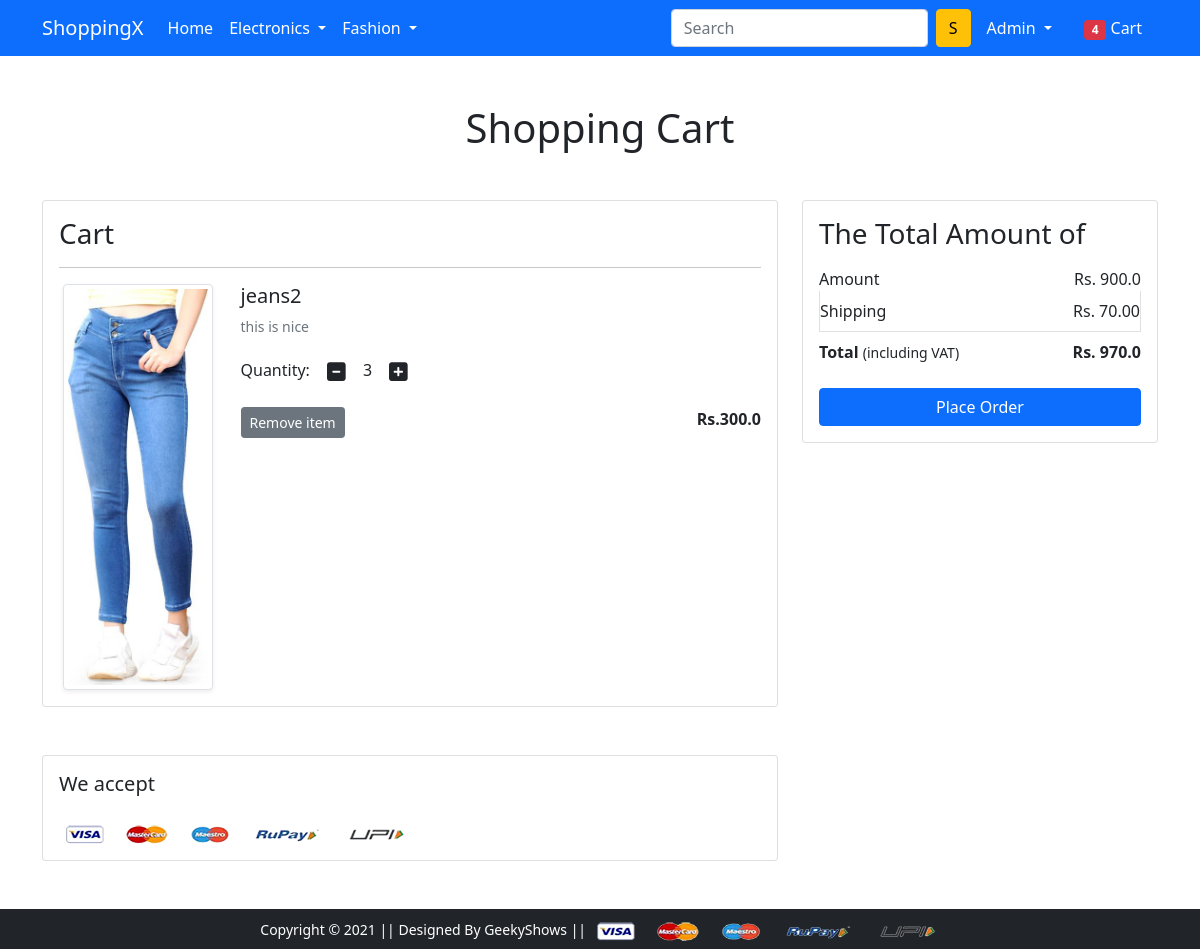
/cart/ (signed in), run on an earlier commit of the app's database.
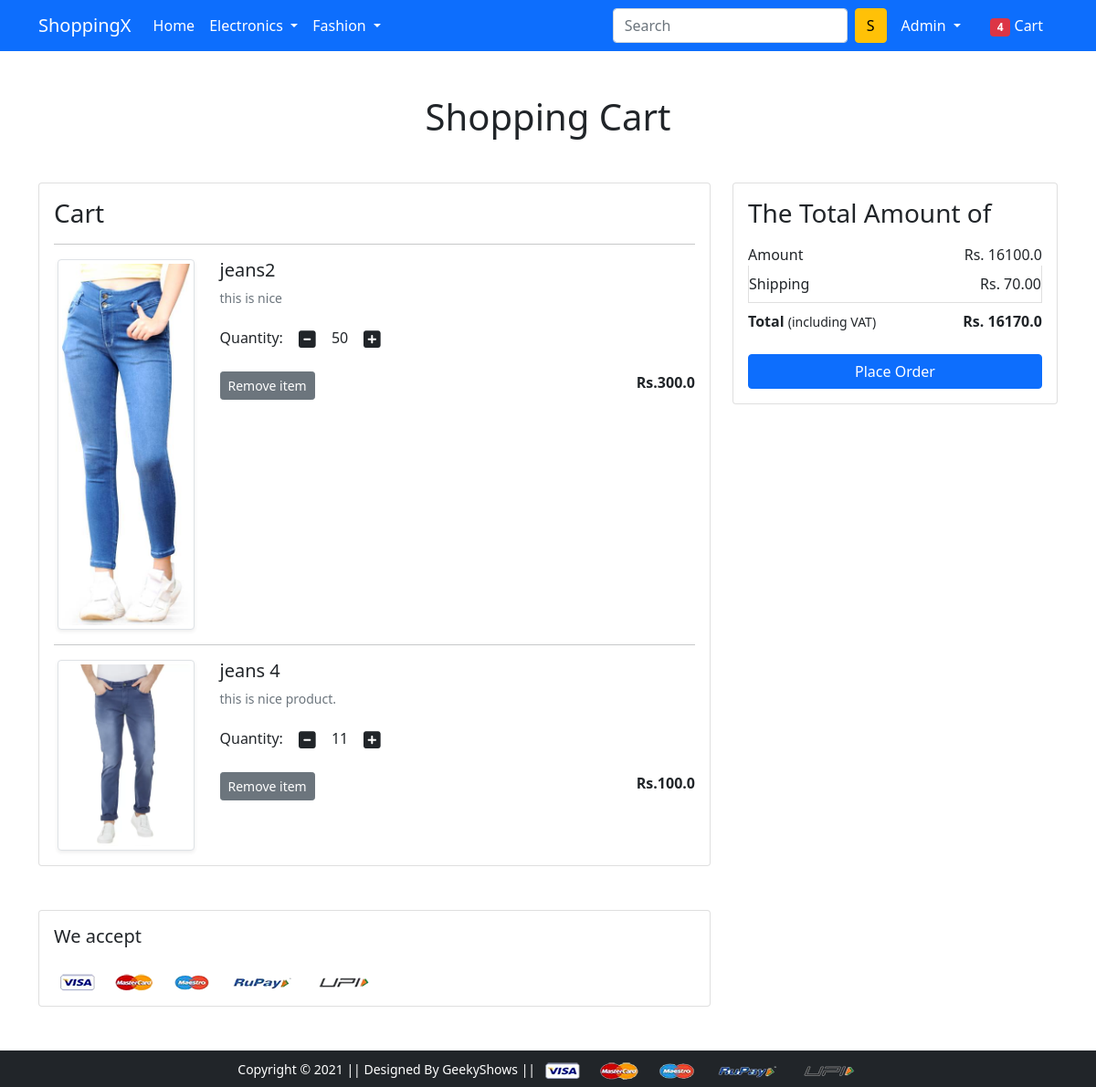
And on a later commit of the database.
### app/models.py (models this page shows, shortened)
class Cart(models.Model):
    user = models.ForeignKey(User, on_delete=models.CASCADE)
    product = models.ForeignKey(
        Product, on_delete=models.CASCADE, related_name="cart")
    quantity = models.PositiveIntegerField(default=1)

class Product(models.Model):
    title = models.CharField(max_length=100)
    selling_price = models.FloatField()
    discounted_price = models.FloatField()
    description = models.TextField()
    brand = models.CharField(max_length=100)
    category = models.CharField(choices=CATEGORY_CHOICES, max_length=2)
    product_image = models.ImageField(upload_to="product-image")

### app/views.py (the view)
# urls.py: path('cart/', views.show_cart, name='showcart'),
@login_required
def show_cart(request):
    if request.user.is_authenticated:
        user = request.user
        cart = Cart.objects.filter(user=user)
        amount = 0.0
        shipping_amount = 70.0
        total_amount = 0.0
        cart_product = [p for p in Cart.objects.all() if p.user == user]
        if cart_product:
            for p in cart_product:
                temp_amount = p.quantity*p.product.discounted_price
                amount += temp_amount
                total_amount = amount + shipping_amount
            return render(
                request, 'app/addtocart.html', {'carts': cart, "total_amount": total_amount, "amount": amount})
        else:
            return render(request, "app/emptycart.html")

### app/templates/app/addtocart.html
{% extends 'app/base.html' %} {% load static %}
{% block title %}Cart{% endblock title %} {% block main-content %}
<div class="container my-5">
	<div class="row">
		<h1 class="text-center mb-5">Shopping Cart</h1>
		<div class="col-sm-8">
			<div class="card">
				<div class="card-body">
					<h3>Cart</h3>
					{% for cart in carts %}
					<hr />
					<div class="row">
						<div class="col-sm-3 text-center align-self-center">
							<img src="{{cart.product.product_image.url}}" alt="" srcset="" class="img-fluid img-thumbnail shadow-sm" height="150" width="150" />
						</div>
						<div class="col-sm-9">
							<div>
								<h5>{{cart.product.title}}</h5>
								<p class="mb-2 text-muted small">
									{{cart.product.description}}
								</p>
								<div class="my-3">
									<label for="quantity">Quantity:</label>
									<a class="minus-cart btn" pid="{{cart.product.id}}">
										<i class="fas fa-minus-square fa-lg"></i>
									</a>
									<span id="quantity">{{cart.quantity}}</span>
									<a class="plus-cart btn" pid="{{cart.product.id}}">
										<i class="fas fa-plus-square fa-lg"></i>
									</a>
								</div>
								<div class="d-flex justify-content-between">
									<a href="#" class="btn btn-sm btn-secondary mr-3 remove-cart" pid="{{cart.product.id}}">Remove item
									</a>
									<p class="mb-0">
										<span>
											<strong>Rs.{{cart.product.discounted_price}}</strong></span>
									</p>
								</div>
							</div>
						</div>
					</div>
					{% endfor %}
				</div>
			</div>
		</div>
		<div class="col-sm-4">
			<div class="card">
				<div class="card-body">
					<h3>The Total Amount of</h3>
					<ul class="list-group">
						<li class="list-group-item d-flex justify-content-between align-items-center border-0 px-0 pb-0">
							Amount<span>Rs. <span id="amount">{{amount}}</span></span>
						</li>
						<li class="list-group-item d-flex justify-content-between align-items-center px-0">
							Shipping<span>Rs. 70.00</span>
						</li>
						<li class="list-group-item d-flex justify-content-between align-items-center border-0 px-0 mb-3">
							<div>
								<strong>Total</strong> <small>(including VAT)</small>
							</div>
							<span><strong>Rs.<strong id="totalamount"> {{total_amount}}</strong></strong></span>
						</li>
					</ul>
					<div class="d-grid">
						<a href="{% url 'checkout' %}" class="btn btn-primary">Place Order</a>
					</div>
				</div>
			</div>
		</div>
	</div>
</div>
<div class="container">
	<div class="row">
		<div class="col-sm-8">
			<div class="card">
				<div class="card-body">
					<h5 class="mb-4">We accept</h5>
					<img src="{% static 'app/images/payment.png' %}" alt="" class="img-fluid" />
				</div>
			</div>
		</div>
	</div>
</div>
{% endblock main-content %}

What changed in the data, as far as the page shows it:
changed Cart "jeans2": quantity "3" → "50"
added Cart: product.product_image (picture), product "jeans 4", product.description "this is nice product.", quantity "11", product.discounted_price "100.0"
Also different on the page:
{{ amount }}: "900.0" → "16100.0"
{{ total_amount }}: "970.0" → "16170.0"
